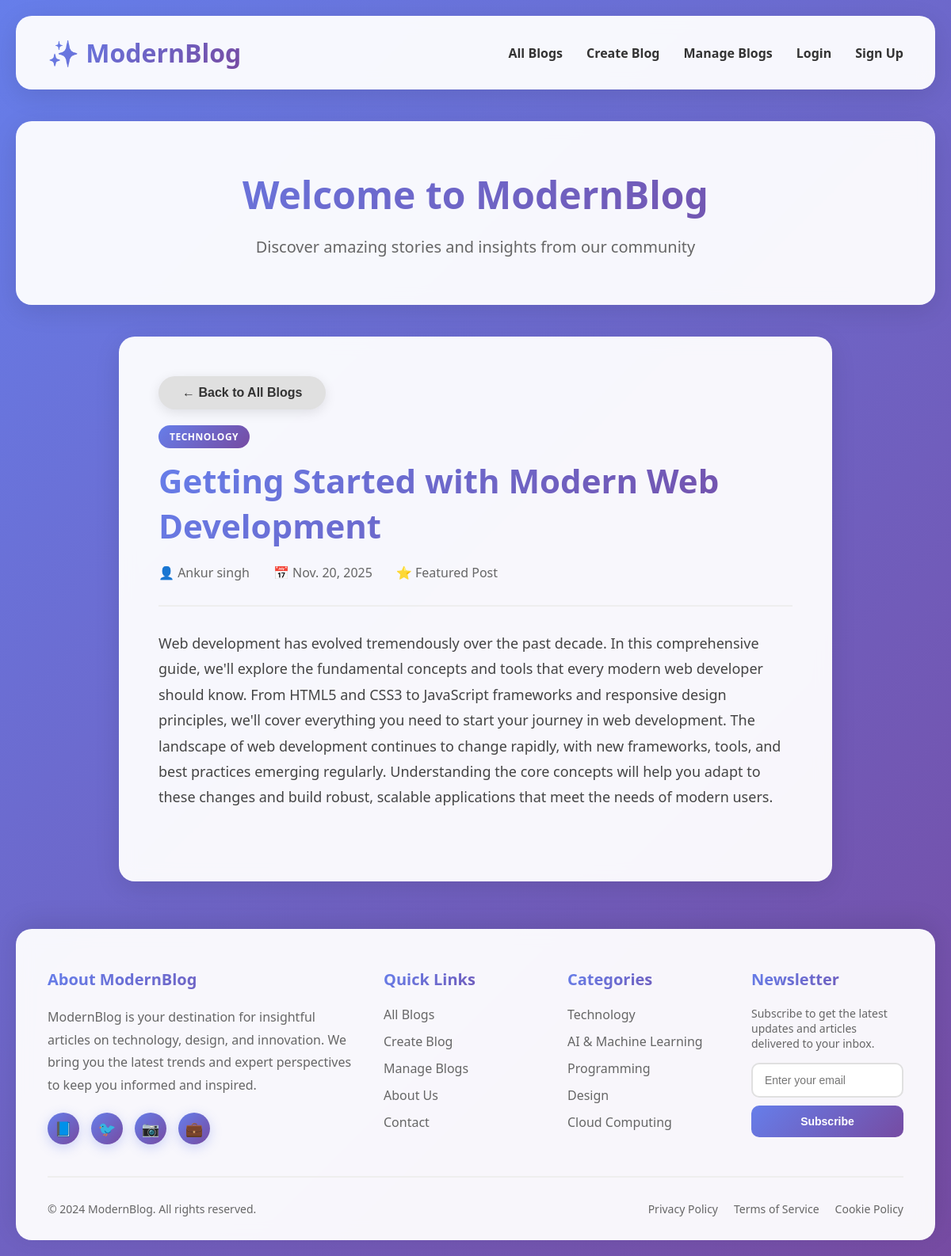
The app's page /blogs/1 with its own data.
### blogs/models.py (models this page shows)
class Blog(models.Model):
    title=models.CharField(max_length=100)
    author=models.CharField(max_length=55)
    category=models.CharField(max_length=100)
    date=models.DateField(auto_now_add=True,null=False)
    featured=models.BooleanField()
    content=models.TextField()

### blogs/views.py (the view)
# urls.py: path('blogs/<int:id>',find_blog_by_id,name='blog-id'),
def find_blog_by_id(request,id):
    blog=Blog.objects.get(id=id)
    return render(request,'blogs/single-blog.html',{"blog":blog})
    return HttpResponseNotFound('blog not found')

### blogs/templates/blogs/single-blog.html
   {% extends 'blogs/base.html' %}
 {% block content %}
        <section id="single-blog" >
            <div class="single-blog">
                <button class="btn btn-secondary back-btn" onclick="window.location.href='/blogs'">← Back to All Blogs</button>
                <div class="single-blog-header">
                    <div class="category-badge">{{blog.category}}</div>
                    <h1>{{blog.title}}</h1>
                    <div class="single-blog-meta">
                        <span>👤 {{blog.author}}</span>
                        <span>📅 {{blog.date}}</span>
                        <span>⭐ Featured Post</span>
                    </div>
                </div>
                <div class="single-blog-content">
                    <p>{{blog.content}}</p>
                </div>
            </div>
        </section>
        {% endblock %}

### blogs/static/css/style.css (style rules this page uses)
* { margin: 0; padding: 0; box-sizing: border-box; }
body { font-family: 'Segoe UI', Tahoma, Geneva, Verdana, sans-serif; background: linear-gradient(135deg, #667eea 0%, #764ba2 100%); min-height: 100vh; color: #333; }
.category-badge { display: inline-block; background: linear-gradient(135deg, #667eea 0%, #764ba2 100%); color: white; padding: 6px 14px; border-radius: 15px; font-size: 12px; font-weight: 600; margin-bottom: 12px; text-transform: uppercase; letter-spacing: 0.5px; }
.btn { background: linear-gradient(135deg, #667eea 0%, #764ba2 100%); color: white; border: none; padding: 12px 30px; border-radius: 25px; font-size: 16px; font-weight: 600; cursor: pointer; transition: all 0.3s ease; box-shadow: 0 4px 15px rgba(102, 126, 234, 0.4); }
.btn-secondary { background: #e0e0e0; color: #333; box-shadow: 0 4px 15px rgba(0, 0, 0, 0.1); }
.single-blog { background: rgba(255, 255, 255, 0.95); backdrop-filter: blur(10px); border-radius: 20px; padding: 50px; box-shadow: 0 8px 32px rgba(0, 0, 0, 0.1); max-width: 900px; margin: 0 auto; }
.single-blog-header { margin-bottom: 30px; padding-bottom: 30px; border-bottom: 2px solid #eee; }
.single-blog h1 { font-size: 42px; margin-bottom: 20px; background: linear-gradient(135deg, #667eea 0%, #764ba2 100%); -webkit-background-clip: text; -webkit-text-fill-color: transparent; background-clip: text; }
.single-blog-meta { display: flex; gap: 30px; color: #666; font-size: 16px; flex-wrap: wrap; margin-top: 15px; }
.single-blog-content { font-size: 18px; line-height: 1.8; color: #444; margin-bottom: 40px; }
.back-btn { display: inline-block; margin-bottom: 20px; }

### records on screen
Blog: category "TECHNOLOGY", title "Getting Started with Modern Web Development", author "Ankur singh", date "Nov. 20, 2025", content "Web development has evolved tremendously over the past decade. In this comprehensive guide, we'll explore the fundamental concepts and tools that every modern web developer should know. From HTML5 and CSS3 to JavaScript frameworks and responsive design principles, we'll cover everything you need to start your journey in web development. The landscape of web development continues to change rapidly, with new frameworks, tools, and best practices emerging regularly. Understanding the core concepts will help you adapt to these changes and build robust, scalable applications that meet the needs of modern users."
